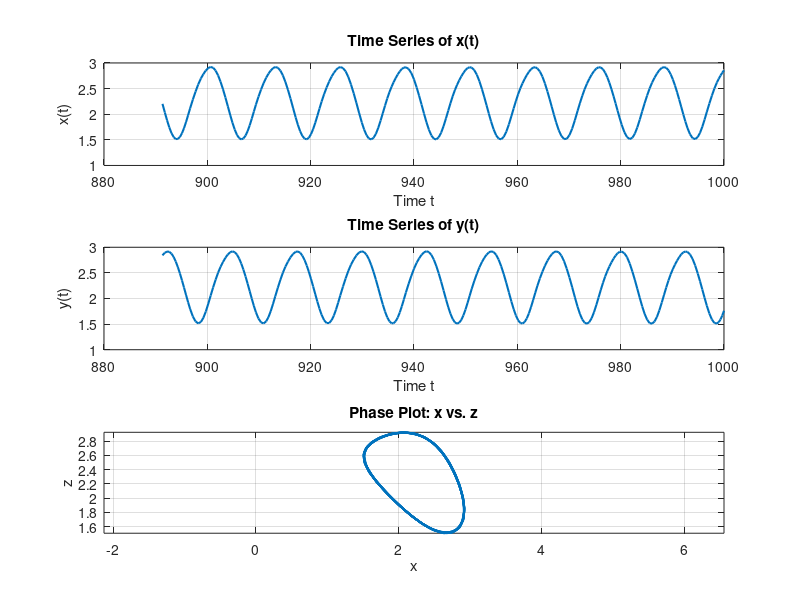

Here is the MATLAB script that generated this plot:
% attractor.m - Simulation of a one-parameter attractor system using ode45
%
% Equations of the system:
%   dx/dt = -α * x + sin(y)
%   dy/dt = -α * y + sin(z)
%   dz/dt = -α * z + sin(x)
%
% This script simulates a nonlinear attractor system and plots the time series
% for x(t) and y(t), as well as a phase plot of x versus z after removing transient dynamics.
%
% Author: Sabneet Bains
% License: MIT License

clear; close all; clc;

%% Parameters
alpha = 0.30;  % Constant parameter

%% Define the Attractor System
% The system is defined as a function handle where p(1)=x, p(2)=y, p(3)=z.
attractor = @(t, p) [-alpha * p(1) + sin(p(2));
                     -alpha * p(2) + sin(p(3));
                     -alpha * p(3) + sin(p(1))];

%% Generate Random Initial Conditions
% Generate initial conditions in the interval [0, 10]
rng('shuffle');
x0 = 10 * rand;
y0 = 10 * rand;
z0 = 10 * rand;
initialConditions = [x0; y0; z0];

%% Numerical Integration with ode45
tspan = [0 1000];
[t, p] = ode45(attractor, tspan, initialConditions);

%% Remove Transient Dynamics
% Determine a transient removal index (ensure it does not exceed the available data)
transientIndex = min(2000, length(t));
t_trim = t(transientIndex:end);
p_trim = p(transientIndex:end, :);

%% Plotting Results
figure;

% Plot x(t)
subplot(3, 1, 1);
plot(t_trim, p_trim(:, 1), 'LineWidth', 1.5);
grid on;
xlabel('Time t');
ylabel('x(t)');
title('Time Series of x(t)');

% Plot y(t)
subplot(3, 1, 2);
plot(t_trim, p_trim(:, 2), 'LineWidth', 1.5);
grid on;
xlabel('Time t');
ylabel('y(t)');
title('Time Series of y(t)');

% Plot phase plot: x vs z
subplot(3, 1, 3);
plot(p_trim(:, 1), p_trim(:, 3), 'LineWidth', 1.5);
grid on;
xlabel('x');
ylabel('z');
title('Phase Plot: x vs. z');
axis equal;
